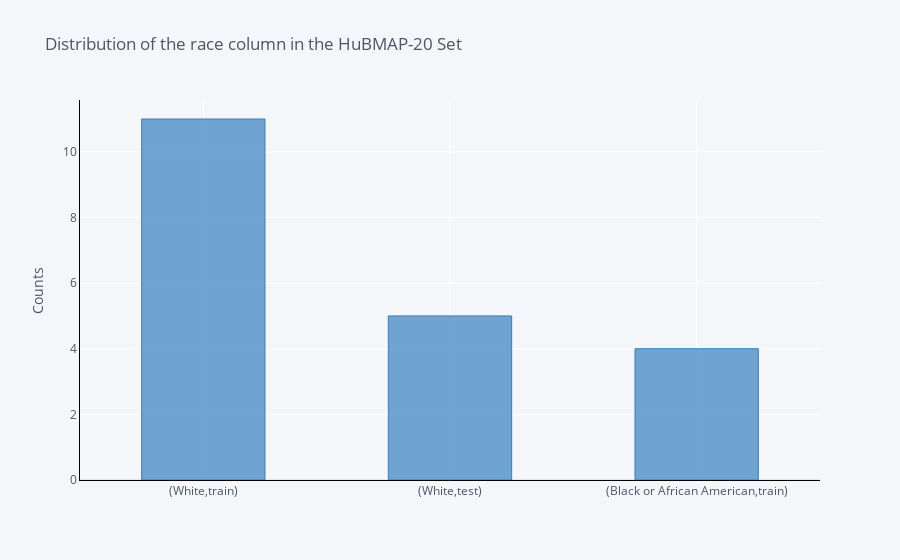

Here is the notebook cell this chart was saved with:
### Code cell
hubmap_df[['race','split']].value_counts().iplot(kind='bar',yTitle='Counts',linecolor='black', opacity=0.7,
                                              color='blue',
                                              theme='pearl',
                                              bargap=0.5,
                                              gridcolor='white',
                                              title='Distribution of the race column in the HuBMAP-20 Set')

### Figure 1 — Plotly figure (JSON) as saved in the notebook; plotly's stock layout.template omitted (floating-point values rounded to 4 significant figures)
{"data": [{"marker": {"color": "rgba(55, 128, 191, 0.7)", "line": {"color": "rgba(55, 128, 191, 1.0)", "width": 1}}, "name": "None", "orientation": "v", "text": "", "type": "bar", "x": ["(White,train)", "(White,test)", "(Black or African American,train)"], "y": [11, 5, 4]}], "layout": {"bargap": 0.5, "legend": {"bgcolor": "#F5F6F9", "font": {"color": "#4D5663"}}, "paper_bgcolor": "#F5F6F9", "plot_bgcolor": "#F5F6F9", "title": {"font": {"color": "#4D5663"}, "text": "Distribution of the race column in the HuBMAP-20 Set"}, "xaxis": {"gridcolor": "white", "linecolor": "black", "showgrid": true, "tickfont": {"color": "#4D5663"}, "title": {"font": {"color": "#4D5663"}, "text": ""}, "zerolinecolor": "#E1E5ED"}, "yaxis": {"gridcolor": "white", "linecolor": "black", "showgrid": true, "tickfont": {"color": "#4D5663"}, "title": {"font": {"color": "#4D5663"}, "text": "Counts"}, "zerolinecolor": "#E1E5ED"}}}
